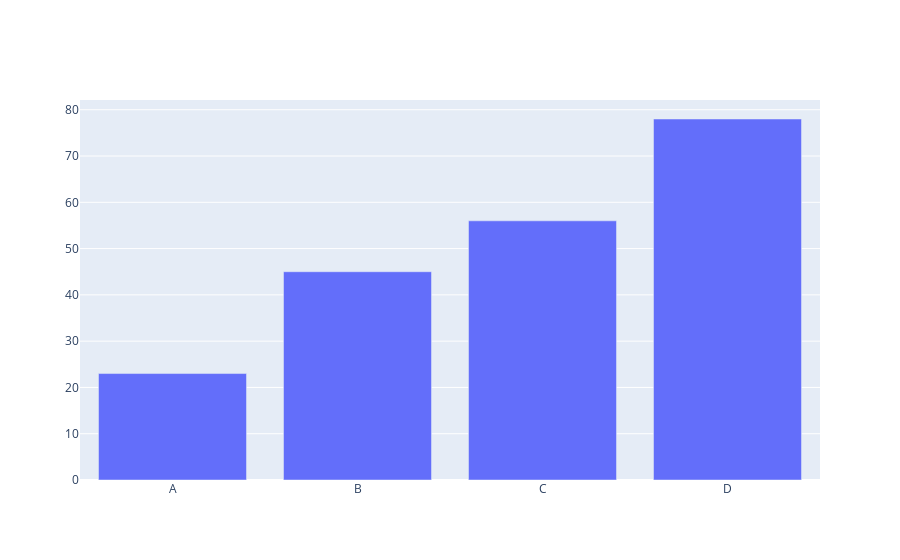

Notebook code for this chart:
### Code cell
data = pd.DataFrame({
    'Category': ['A', 'B', 'C', 'D'],
    'Value': [23, 45, 56, 78]
})

fig = go.Figure(data=[go.Bar(
    x=data['Category'],
    y=data['Value'],
    # text=data['Value'],
    # textposition='auto'
)])
fig.show()

### Figure 1 — Plotly figure (JSON) as saved in the notebook; plotly's stock layout.template omitted (floating-point values rounded to 4 significant figures)
{"data": [{"type": "bar", "x": ["A", "B", "C", "D"], "y": [23, 45, 56, 78]}], "layout": {}}
